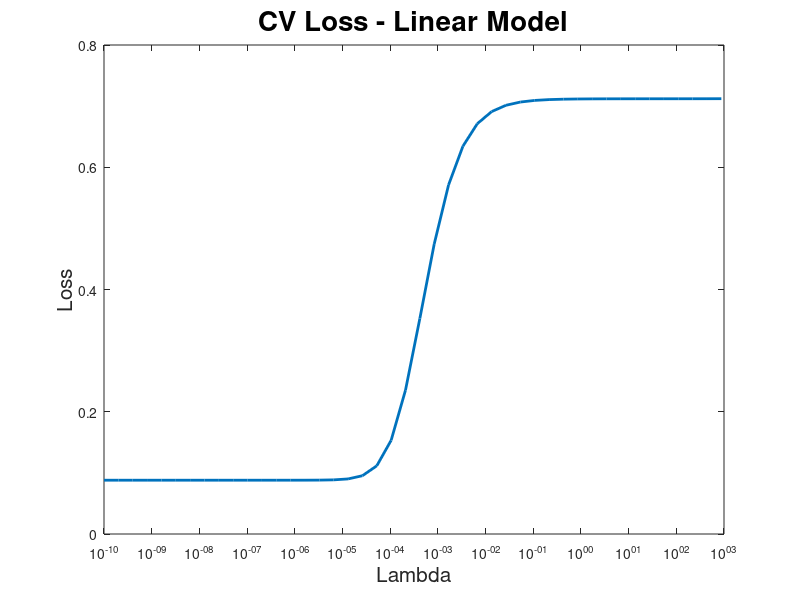
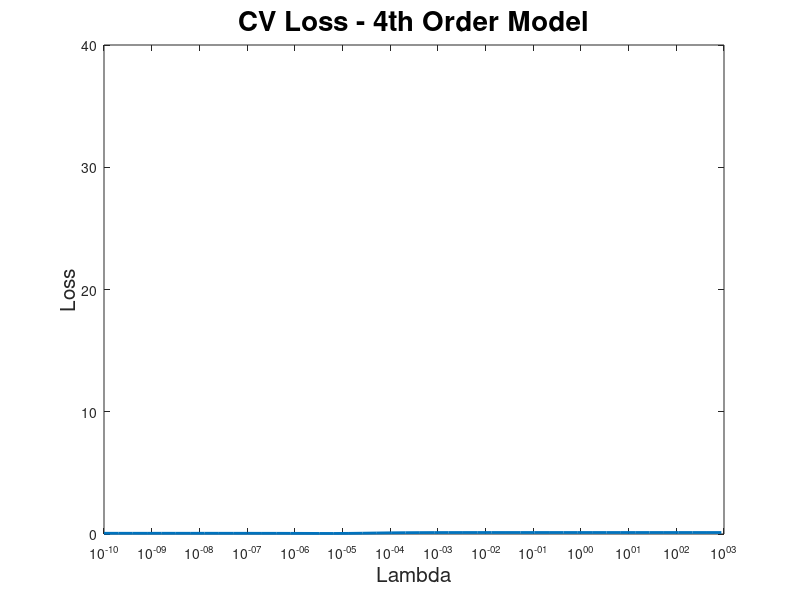

The MATLAB source for these figures, in order:
%% Cleaning Up
% Close all previously opened figueres and clear workspace
close all;
clear;


%% Load Data
load ./olympics.mat

x = male100(:,1);
t = male100(:,2);


%% Initialise constants

K = 5; %K-fold CV

% Generate vector of lambda values to check
lambda_max = 1000;
% Since 1st element is 0
second_element = 1e-10;
% Factor ratio between consecutive almbda elements
factor = 2;
num_lambdas = log(lambda_max/second_element)/log(factor);

% Create the lambda vector with elements
% ranging from 0 to num_lambdas
lambda_values = second_element * factor.^(0:num_lambdas);
lambda_values = [0 lambda_values];

%% Find split indices of X for cross-validation

N = length(t);
X = []; 
sizes = repmat(floor(N/K),1,K);
sizes(end) = sizes(end) + N - sum(sizes);
csizes = [0 cumsum(sizes)];

%% Linear Model

% Generate feature matrix X
for k = 0:1
    X = [X x.^k];
end

% Iterate over all lambda in lambda_values
for i = 1:length(lambda_values)
    lambda = lambda_values(i);
    for fold = 1:K
        % Partition the data
        
        % Data subset corresponding to test set
        foldX = X(csizes(fold)+1:csizes(fold+1),:);
        foldt = t(csizes(fold)+1:csizes(fold+1));
        % Data subset corresponding to training set
        trainX = X;
        trainX(csizes(fold)+1:csizes(fold+1),:) = [];
        traint = t;
        traint(csizes(fold)+1:csizes(fold+1)) = [];
        
        dim = size(trainX);
        n = dim(1);

        % Regularised Least Square solution is 
        % w = (X'X + N*lamda*I)^-1 * X' * t 
        % where (X' is X transpose) & (I is identity matrix)
        w = inv(trainX'*trainX + n*lambda*eye(2))*trainX'*traint;
        fold_pred = foldX*w;
        cv_loss_1(fold,i) = mean((fold_pred-foldt).^2);
    end
end

%% Find Best Lambds - Linear Model

% Find the value of lambda for which mean(cv_loss) is minimum
min_mean_cv_loss = min(mean(cv_loss_1, 1));
optimal_lambda_index = find(mean(cv_loss_1, 1) == min_mean_cv_loss);
optimal_lambda_1 = lambda_values(optimal_lambda_index);


%% Plotting Loss - Linear Model

figure(1);
plot(lambda_values, mean(cv_loss_1,1),'linewidth',2)
xlabel('Lambda','fontsize',15);
ylabel('Loss','fontsize',15);
set(gca, 'XScale', 'log');
title('CV Loss - Linear Model','fontsize',20);

%% 4th Order Model

% Generate feature matrix X
for k = 2:4
    X = [X x.^k];
end

% Iterate over all lambda in lambda_values
for i = 1:length(lambda_values)
    lambda = lambda_values(i);
    for fold = 1:K
        % Partition the data
        
        % Data subset corresponding to test set
        foldX = X(csizes(fold)+1:csizes(fold+1),:);
        foldt = t(csizes(fold)+1:csizes(fold+1));
        % Data subset corresponding to training set
        trainX = X;
        trainX(csizes(fold)+1:csizes(fold+1),:) = [];
        traint = t;
        traint(csizes(fold)+1:csizes(fold+1)) = [];
        
        dim = size(trainX);
        n = dim(1);

        % Regularised Least Square solution is 
        % w = (X'X + N*lamda*I)^-1 * X' * t 
        % where (X' is X transpose) & (I is identity matrix)
        w = inv(trainX'*trainX + n*lambda*eye(5))*trainX'*traint;
        fold_pred = foldX*w;
        cv_loss_4(fold,i) = mean((fold_pred-foldt).^2);
    end
end

%% Find Best Lambds - 4th Order Model

% Find the value of lambda for which mean(cv_loss) is minimum
min_mean_cv_loss = min(mean(cv_loss_4, 1));
optimal_lambda_index = find(mean(cv_loss_4, 1) == min_mean_cv_loss);
optimal_lambda_4 = lambda_values(optimal_lambda_index);

%% Plotting Loss - 4th Order Model

figure(2);
plot(lambda_values, mean(cv_loss_4,1),'linewidth',2)
xlabel('Lambda','fontsize',15);
ylabel('Loss','fontsize',15);
set(gca, 'XScale', 'log');
title('CV Loss - 4th Order Model','fontsize',20);


%% Display best lambda values

disp(['Optimal lambda for Linear Model: ', num2str(optimal_lambda_1)]);
disp(['Optimal lambda for 4th Order Model: ', num2str(optimal_lambda_4)]);